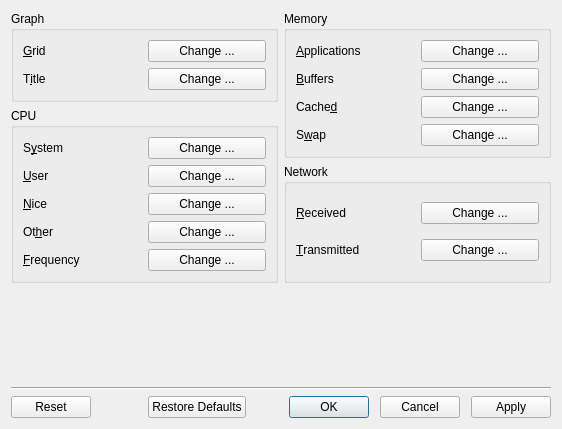
<?xml version="1.0" encoding="UTF-8"?>
<ui version="4.0">
 <class>LXQtSysStatColours</class>
 <widget class="QDialog" name="LXQtSysStatColours">
  <property name="geometry">
   <rect>
    <x>0</x>
    <y>0</y>
    <width>562</width>
    <height>429</height>
   </rect>
  </property>
  <property name="windowTitle">
   <string>System Statistics Colors</string>
  </property>
  <layout class="QGridLayout" name="gridLayout_5">
   <item row="3" column="0">
    <layout class="QHBoxLayout" name="horizontalLayout_4">
     <item>
      <layout class="QHBoxLayout" name="horizontalLayout_3">
       <item>
        <widget class="QDialogButtonBox" name="buttonBox_1">
         <property name="orientation">
          <enum>Qt::Horizontal</enum>
         </property>
         <property name="standardButtons">
          <set>QDialogButtonBox::Reset</set>
         </property>
        </widget>
       </item>
       <item>
        <widget class="QDialogButtonBox" name="buttonBox_2">
         <property name="orientation">
          <enum>Qt::Horizontal</enum>
         </property>
         <property name="standardButtons">
          <set>QDialogButtonBox::RestoreDefaults</set>
         </property>
        </widget>
       </item>
      </layout>
     </item>
     <item>
      <layout class="QHBoxLayout" name="horizontalLayout_2">
       <item>
        <widget class="QDialogButtonBox" name="buttonBox_3">
         <property name="orientation">
          <enum>Qt::Horizontal</enum>
         </property>
         <property name="standardButtons">
          <set>QDialogButtonBox::Ok</set>
         </property>
        </widget>
       </item>
       <item>
        <widget class="QDialogButtonBox" name="buttonBox_4">
         <property name="orientation">
          <enum>Qt::Horizontal</enum>
         </property>
         <property name="standardButtons">
          <set>QDialogButtonBox::Cancel</set>
         </property>
        </widget>
       </item>
       <item>
        <widget class="QDialogButtonBox" name="buttonBox_5">
         <property name="orientation">
          <enum>Qt::Horizontal</enum>
         </property>
         <property name="standardButtons">
          <set>QDialogButtonBox::Apply</set>
         </property>
        </widget>
       </item>
      </layout>
     </item>
    </layout>
   </item>
   <item row="0" column="0">
    <layout class="QHBoxLayout" name="horizontalLayout">
     <item>
      <layout class="QVBoxLayout" name="verticalLayout">
       <item>
        <widget class="QGroupBox" name="graphGB">
         <property name="title">
          <string>Graph</string>
         </property>
         <layout class="QGridLayout" name="gridLayout">
          <item row="0" column="0">
           <widget class="QLabel" name="gridL">
            <property name="text">
             <string>&amp;Grid</string>
            </property>
            <property name="buddy">
             <cstring>gridB</cstring>
            </property>
           </widget>
          </item>
          <item row="0" column="1">
           <widget class="QPushButton" name="gridB">
            <property name="text">
             <string>Change ...</string>
            </property>
           </widget>
          </item>
          <item row="1" column="0">
           <widget class="QLabel" name="titleL">
            <property name="text">
             <string>T&amp;itle</string>
            </property>
            <property name="buddy">
             <cstring>titleB</cstring>
            </property>
           </widget>
          </item>
          <item row="1" column="1">
           <widget class="QPushButton" name="titleB">
            <property name="text">
             <string>Change ...</string>
            </property>
           </widget>
          </item>
         </layout>
        </widget>
       </item>
       <item>
        <widget class="QGroupBox" name="cpuGB">
         <property name="title">
          <string>CPU</string>
         </property>
         <layout class="QGridLayout" name="gridLayout_2">
          <item row="1" column="1">
           <widget class="QPushButton" name="cpuUserB">
            <property name="text">
             <string>Change ...</string>
            </property>
           </widget>
          </item>
          <item row="2" column="0">
           <widget class="QLabel" name="cpuNiceL">
            <property name="text">
             <string>&amp;Nice</string>
            </property>
            <property name="buddy">
             <cstring>cpuNiceB</cstring>
            </property>
           </widget>
          </item>
          <item row="4" column="1">
           <widget class="QPushButton" name="cpuFrequencyB">
            <property name="text">
             <string>Change ...</string>
            </property>
           </widget>
          </item>
          <item row="3" column="0">
           <widget class="QLabel" name="cpuOtherL">
            <property name="text">
             <string>Ot&amp;her</string>
            </property>
            <property name="buddy">
             <cstring>cpuOtherB</cstring>
            </property>
           </widget>
          </item>
          <item row="4" column="0">
           <widget class="QLabel" name="cpuFrequencyL">
            <property name="text">
             <string>&amp;Frequency</string>
            </property>
            <property name="buddy">
             <cstring>cpuFrequencyB</cstring>
            </property>
           </widget>
          </item>
          <item row="0" column="1">
           <widget class="QPushButton" name="cpuSystemB">
            <property name="text">
             <string>Change ...</string>
            </property>
           </widget>
          </item>
          <item row="0" column="0">
           <widget class="QLabel" name="cpuSystemL">
            <property name="text">
             <string>S&amp;ystem</string>
            </property>
            <property name="buddy">
             <cstring>cpuSystemB</cstring>
            </property>
           </widget>
          </item>
          <item row="1" column="0">
           <widget class="QLabel" name="cpuUserL">
            <property name="text">
             <string>&amp;User</string>
            </property>
            <property name="buddy">
             <cstring>cpuUserB</cstring>
            </property>
           </widget>
          </item>
          <item row="2" column="1">
           <widget class="QPushButton" name="cpuNiceB">
            <property name="text">
             <string>Change ...</string>
            </property>
           </widget>
          </item>
          <item row="3" column="1">
           <widget class="QPushButton" name="cpuOtherB">
            <property name="text">
             <string>Change ...</string>
            </property>
           </widget>
          </item>
         </layout>
        </widget>
       </item>
       <item>
        <spacer name="verticalSpacer_2">
         <property name="orientation">
          <enum>Qt::Vertical</enum>
         </property>
         <property name="sizeHint" stdset="0">
          <size>
           <width>0</width>
           <height>0</height>
          </size>
         </property>
        </spacer>
       </item>
      </layout>
     </item>
     <item>
      <layout class="QVBoxLayout" name="verticalLayout_2">
       <item>
        <widget class="QGroupBox" name="memoryGB">
         <property name="title">
          <string>Memory</string>
         </property>
         <layout class="QGridLayout" name="gridLayout_3">
          <item row="1" column="1">
           <widget class="QPushButton" name="memBuffersB">
            <property name="text">
             <string>Change ...</string>
            </property>
           </widget>
          </item>
          <item row="2" column="0">
           <widget class="QLabel" name="memCachedL">
            <property name="text">
             <string>Cache&amp;d</string>
            </property>
            <property name="buddy">
             <cstring>memCachedB</cstring>
            </property>
           </widget>
          </item>
          <item row="3" column="0">
           <widget class="QLabel" name="memSwapL">
            <property name="text">
             <string>S&amp;wap</string>
            </property>
            <property name="buddy">
             <cstring>memSwapB</cstring>
            </property>
           </widget>
          </item>
          <item row="0" column="1">
           <widget class="QPushButton" name="memAppsB">
            <property name="text">
             <string>Change ...</string>
            </property>
           </widget>
          </item>
          <item row="0" column="0">
           <widget class="QLabel" name="memAppsL">
            <property name="text">
             <string>&amp;Applications</string>
            </property>
            <property name="buddy">
             <cstring>memAppsB</cstring>
            </property>
           </widget>
          </item>
          <item row="1" column="0">
           <widget class="QLabel" name="memBuffersL">
            <property name="text">
             <string>&amp;Buffers</string>
            </property>
            <property name="buddy">
             <cstring>memBuffersB</cstring>
            </property>
           </widget>
          </item>
          <item row="2" column="1">
           <widget class="QPushButton" name="memCachedB">
            <property name="text">
             <string>Change ...</string>
            </property>
           </widget>
          </item>
          <item row="3" column="1">
           <widget class="QPushButton" name="memSwapB">
            <property name="text">
             <string>Change ...</string>
            </property>
           </widget>
          </item>
         </layout>
        </widget>
       </item>
       <item>
        <widget class="QGroupBox" name="networkGB">
         <property name="title">
          <string>Network</string>
         </property>
         <layout class="QGridLayout" name="gridLayout_4">
          <item row="0" column="0">
           <widget class="QLabel" name="netReceivedL">
            <property name="text">
             <string>&amp;Received</string>
            </property>
            <property name="buddy">
             <cstring>netReceivedB</cstring>
            </property>
           </widget>
          </item>
          <item row="0" column="1">
           <widget class="QPushButton" name="netReceivedB">
            <property name="text">
             <string>Change ...</string>
            </property>
           </widget>
          </item>
          <item row="1" column="0">
           <widget class="QLabel" name="netTransmittedL">
            <property name="text">
             <string>&amp;Transmitted</string>
            </property>
            <property name="buddy">
             <cstring>netTransmittedB</cstring>
            </property>
           </widget>
          </item>
          <item row="1" column="1">
           <widget class="QPushButton" name="netTransmittedB">
            <property name="text">
             <string>Change ...</string>
            </property>
           </widget>
          </item>
         </layout>
        </widget>
       </item>
      </layout>
     </item>
    </layout>
   </item>
   <item row="2" column="0">
    <widget class="Line" name="line">
     <property name="orientation">
      <enum>Qt::Horizontal</enum>
     </property>
    </widget>
   </item>
   <item row="1" column="0">
    <spacer name="verticalSpacer_3">
     <property name="orientation">
      <enum>Qt::Vertical</enum>
     </property>
     <property name="sizeHint" stdset="0">
      <size>
       <width>0</width>
       <height>0</height>
      </size>
     </property>
    </spacer>
   </item>
  </layout>
 </widget>
 <tabstops>
  <tabstop>gridB</tabstop>
  <tabstop>titleB</tabstop>
  <tabstop>cpuSystemB</tabstop>
  <tabstop>cpuUserB</tabstop>
  <tabstop>cpuNiceB</tabstop>
  <tabstop>cpuOtherB</tabstop>
  <tabstop>cpuFrequencyB</tabstop>
  <tabstop>memAppsB</tabstop>
  <tabstop>memBuffersB</tabstop>
  <tabstop>memCachedB</tabstop>
  <tabstop>memSwapB</tabstop>
  <tabstop>netReceivedB</tabstop>
  <tabstop>netTransmittedB</tabstop>
  <tabstop>buttonBox_1</tabstop>
 </tabstops>
 <resources/>
 <connections/>
 <slots>
  <slot>on_buttons_clicked(QAbstractButton*)</slot>
 </slots>
</ui>
